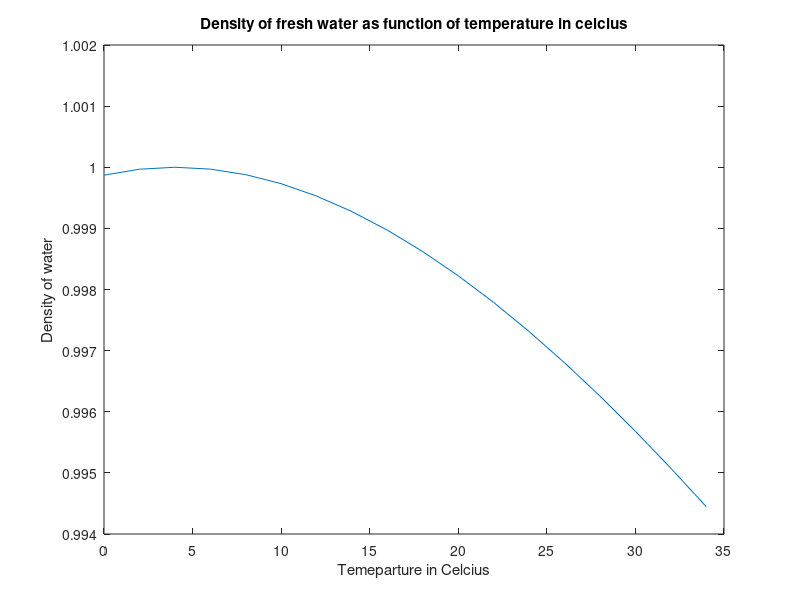

MATLAB code to generate this figure:
%%Question 7

TF = 32:3.6:93.2;%temperature ranging between 32 to 93.2 with a step size of 3.6
TC = 5/9*(TF-32);% converting the teperature from Fahrenheit to Celcius
rho = 5.5289e-8*TC.^3-8.5016e-6*TC.^2+6.5622e-5*TC+0.99987 % Finding the value for density by plugging values into this formula
plot(TC,rho) % Plotting the temperature in celcius vs density of water
xlabel('Temeparture in Celcius') % Labelling the x-axis
ylabel('Density of water') % Labelling the y-axis
title('Density of fresh water as function of temperature in celcius') % Title of the graph.